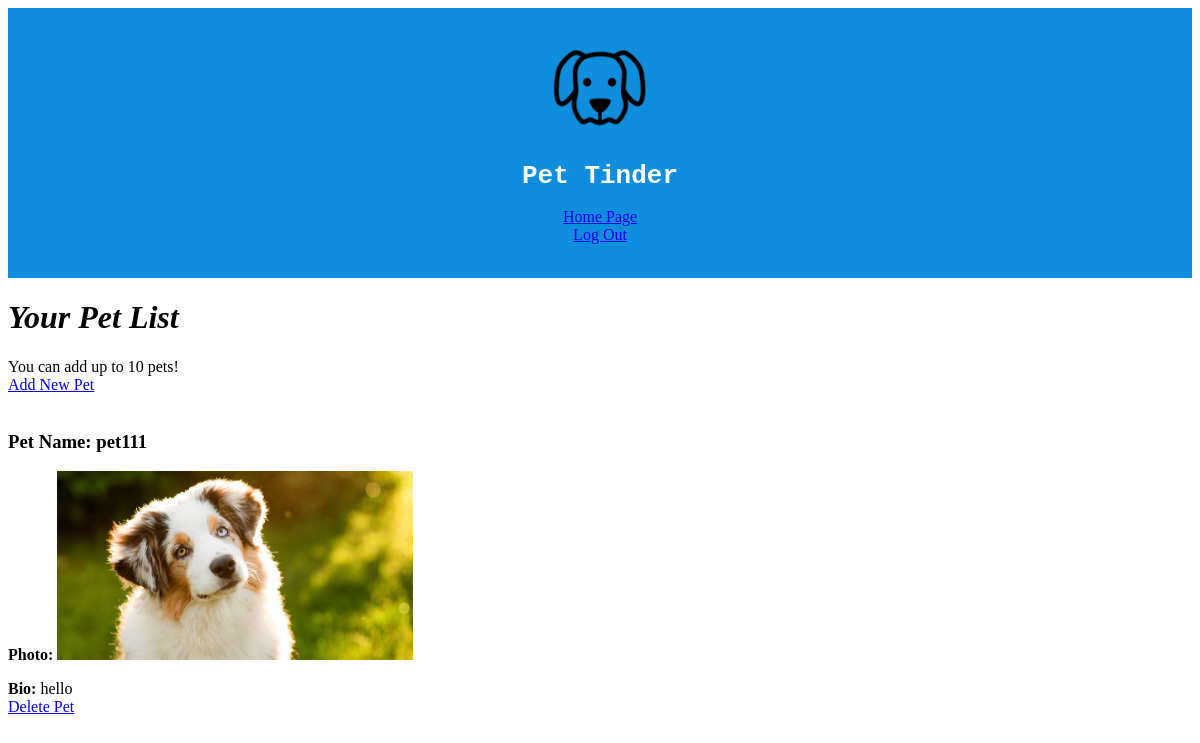
The page /userpets/ (signed in) on the database its author committed.
### petlist/models.py (models this page shows, shortened)
class Pets(models.Model):
    user=models.ForeignKey(User)
    pet_name=models.CharField(max_length=30)
    pet_photo=models.ImageField(upload_to='photos')
    pet_bio=models.TextField()

### petlist/views.py (the view)
# urls.py: url(r'^userpets/$',views.userpets,name='userpets'),
@login_required
def userpets(request):
    try:
        userPetList=[]
        userPetList=(Pets.objects
                     .filter(user=request.user))
        numPets = len(userPetList)
    except IndexError:
        userPetList=None
        numPets = '0'
    context=dict(userPetList=userPetList, numPets=numPets)
    return render(request,'petlist.html',context)

### petlist/templates/petlist.html (shortened to what this page needs)
<!DOCTYPE html>
<html>
<head>
  {% load static %}
  <link rel="stylesheet" type="text/css" href="{% static "stylesheet.css" %}">
</head>
<body>
    <div class="page-header">
        <img class="site-icon" src="{% static 'favicon.ico' %}" alt="Logo">
        <h1 class="site-title">Pet Tinder</h1>
        <a href="{% url "homepage" %}">Home Page</a><br>
        <a href="{% url "logoutuser" %}">Log Out</a><br><br>
    </div>
    <h1 class="name">Your Pet List</h1>
    <div class="petlist">
      {% if numPets < 10 %}
        You can add up to 10 pets! <br>
        <a href="{% url "create_pet" %}">Add New Pet</a><br><br>
      {% else %}
        You have the maximum number of pets. Delete a pet to make a new one.
      {% endif%}
      {% if userPetList %}
        {% for pet in userPetList %}
          <h3>Pet Name:
          {{pet.pet_name}} </h3>
          <strong>Photo:</strong>
           <img class="pet-photo" src= "{{pet.pet_photo.url}}" alt="This is a photo of the pet">
          <p><strong>Bio:</strong>
          {{pet.pet_bio}}
          <br>
          <a href="{% url "del_pet" pet_id=pet.id %}">Delete Pet</a>
          </p>
        {% endfor %}
      {% else %}
        You have no pets to show!
      {% endif %}
</body>
</html>

### static/stylesheet.css (style rules this page uses)
.site-title { font-family: monospace; }
.page-header { padding: 1em; color: white; background-color: #0f8edd; clear: left; text-align: center; }
.site-icon { height: 10%; width: 10%; }
.pet-photo { height: 30%; width: 30%; }
.name { font-style: italic; }

### rows shown on the page
Pets: pet_name "pet111", pet_photo (picture), pet_bio "hello"
